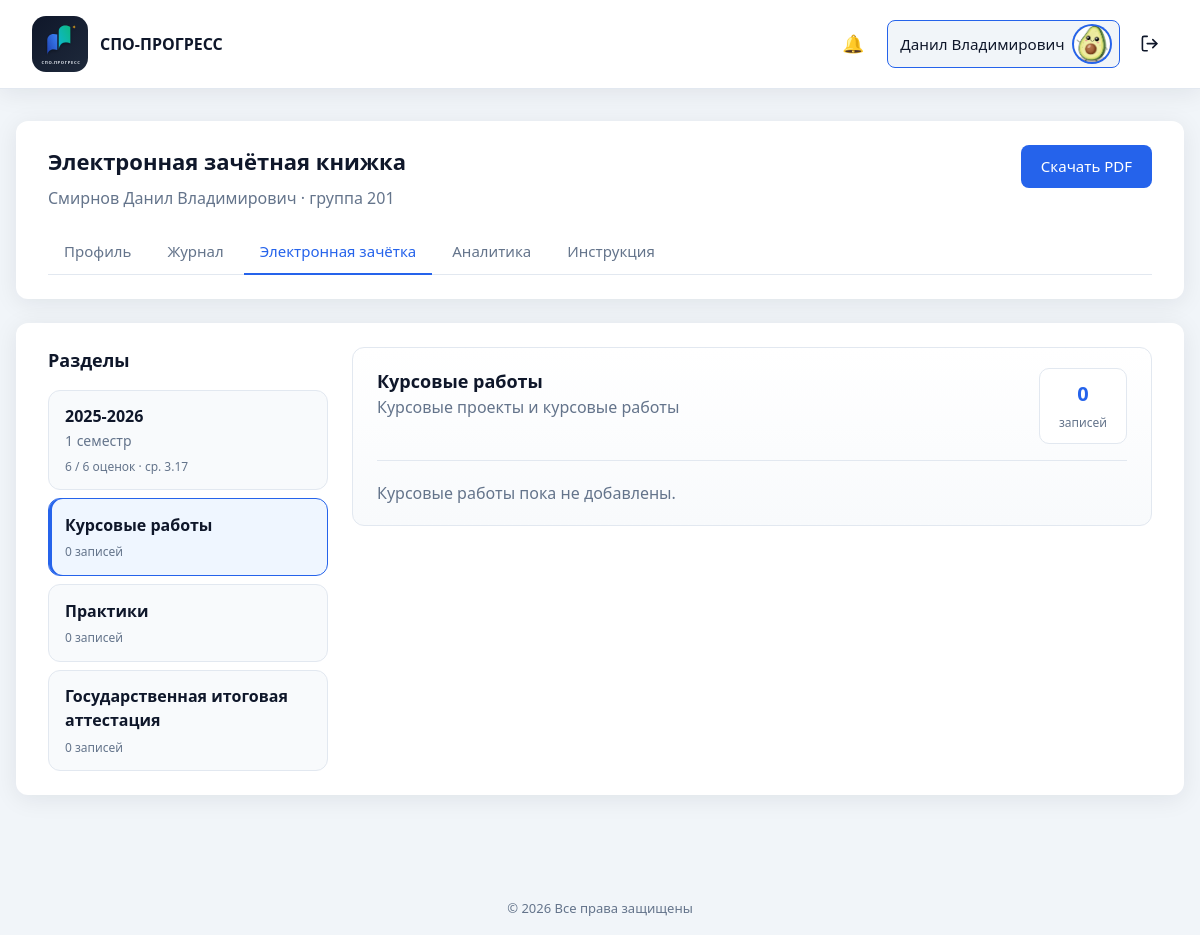
The page /student/record_book.php?period=courseworks (signed in) on the database its author committed.
### tables this page shows
CREATE TABLE `users` (
  `id` int UNSIGNED NOT NULL,
  `email` varchar(255) NOT NULL,
  `password_hash` varchar(255) NOT NULL,
  `password_plain` varchar(64) DEFAULT NULL,
  `full_name` varchar(255) NOT NULL,
  `phone` varchar(50) NOT NULL DEFAULT '',
  `position` varchar(255) NOT NULL DEFAULT '',
  `education` varchar(500) NOT NULL DEFAULT '',
  `additional_info` text,
  `avatar` varchar(255) NOT NULL DEFAULT 'icon:default',
  `role` enum('admin','teacher','student') NOT NULL DEFAULT 'teacher',
  `is_active` tinyint(1) NOT NULL DEFAULT '1',
  `created_at` datetime NOT NULL DEFAULT CURRENT_TIMESTAMP,
  `updated_at` datetime NOT NULL DEFAULT CURRENT_TIMESTAMP ON UPDATE CURRENT_TIMESTAMP
);

CREATE TABLE `students` (
  `id` int UNSIGNED NOT NULL,
  `group_id` int UNSIGNED NOT NULL,
  `user_id` int UNSIGNED DEFAULT NULL,
  `full_name` varchar(255) NOT NULL,
  `phone` varchar(50) NOT NULL DEFAULT '',
  `snils` varchar(14) NOT NULL DEFAULT '',
  `birth_date` date DEFAULT NULL,
  `gender` enum('male','female') DEFAULT NULL,
  `mother_name` varchar(255) NOT NULL DEFAULT '',
  `mother_phone` varchar(50) NOT NULL DEFAULT '',
  `mother_workplace` varchar(500) NOT NULL DEFAULT '',
  `father_name` varchar(255) NOT NULL DEFAULT '',
  `father_phone` varchar(50) NOT NULL DEFAULT '',
  `father_workplace` varchar(500) NOT NULL DEFAULT '',
  `address_registered` varchar(500) NOT NULL DEFAULT '',
  `address_region` varchar(255) NOT NULL DEFAULT '',
  `address_district` varchar(255) NOT NULL DEFAULT '',
  `address_locality` varchar(255) NOT NULL DEFAULT '',
  `address_street` varchar(255) NOT NULL DEFAULT '',
  `address_house` varchar(50) NOT NULL DEFAULT '',
  `address_actual` varchar(500) NOT NULL DEFAULT '',
  `district` varchar(255) NOT NULL DEFAULT '',
  `is_low_income` tinyint(1) NOT NULL DEFAULT '0',
  `family_type` enum('complete','no_father','no_mother') DEFAULT NULL,
  `siblings_under_18` tinyint UNSIGNED NOT NULL DEFAULT '0',
  `residence_type` enum('family','dormitory','apartment') DEFAULT NULL,
  `is_nonresident` tinyint(1) NOT NULL DEFAULT '0',
  `without_parental_care` tinyint(1) NOT NULL DEFAULT '0',
  `created_at` datetime NOT NULL DEFAULT CURRENT_TIMESTAMP,
  `updated_at` datetime NOT NULL DEFAULT CURRENT_TIMESTAMP ON UPDATE CURRENT_TIMESTAMP
);

CREATE TABLE `study_groups` (
  `id` int UNSIGNED NOT NULL,
  `number` varchar(50) NOT NULL,
  `specialty_id` int UNSIGNED NOT NULL,
  `curator_id` int UNSIGNED DEFAULT NULL,
  `created_at` datetime NOT NULL DEFAULT CURRENT_TIMESTAMP,
  `updated_at` datetime NOT NULL DEFAULT CURRENT_TIMESTAMP ON UPDATE CURRENT_TIMESTAMP
);

### includes/migrations.php (called while the page is built, shortened)
<?php
function ensure_user_roles_schema(PDO $pdo): void
{
    $done = true;
    $stmt = $pdo->query("SHOW TABLES LIKE 'user_roles'");
    if ($stmt->fetch()) {
        return;
    }
}
function ensure_organization_schema(PDO $pdo): void
{
    $done = true;
    $stmt = $pdo->query("SHOW TABLES LIKE 'organization'");
    if ($stmt->fetch()) {
        return;
    }
}
function run_migrations(PDO $pdo): void
{
    ensure_user_roles_schema($pdo);
    ensure_organization_schema($pdo);
    ensure_curriculum_schema($pdo);
    ensure_students_schema($pdo);
    ensure_gradebook_schema($pdo);
    ensure_attendance_schema($pdo);
    ensure_journal_schema($pdo);
    ensure_journal_brs_schema($pdo);
    ensure_ktp_schema($pdo);
}
function ensure_students_schema(PDO $pdo): void
{
    $done = true;
    $curatorCol = $pdo->query("SHOW COLUMNS FROM study_groups LIKE 'curator_id'")->fetch();
    $stmt = $pdo->query("SHOW TABLES LIKE 'students'");
    if ($stmt->fetch()) {
        return;
    }
}
function ensure_curriculum_schema(PDO $pdo): void
{
    $done = true;
    $stmt = $pdo->query("SHOW TABLES LIKE 'subjects'");
    if ($stmt->fetch()) {
        return;
    }
}
function ensure_gradebook_schema(PDO $pdo): void
{
    $done = true;
    $stmt = $pdo->query("SHOW TABLES LIKE 'app_settings'");
    $col = $pdo->query("SHOW COLUMNS FROM app_settings LIKE 'setting_value'")->fetch();
    $stmt = $pdo->query("SHOW TABLES LIKE 'grade_entries'");
    if ($stmt->fetch()) {
        return;
    }
}
function ensure_attendance_schema(PDO $pdo): void
{
    $done = true;
    $stmt = $pdo->query("SHOW TABLES LIKE 'attendance_reasons'");
    $stmt = $pdo->query("SHOW TABLES LIKE 'attendance_days'");
    if ($stmt->fetch()) {
        return;
    }
}
function ensure_journal_schema(PDO $pdo): void
{
    $done = true;
    $teacherCol = $pdo->query("SHOW COLUMNS FROM curriculum_items LIKE 'teacher_id'")->fetch();
    $stmt = $pdo->query("SHOW TABLES LIKE 'journal_lessons'");
    if ($stmt->fetch()) {
        return;
    }
}
function ensure_journal_brs_schema(PDO $pdo): void
{
    $done = true;
    $stmt = $pdo->query("SHOW TABLES LIKE 'journal_grades'");
    $markCol = $pdo->query("SHOW COLUMNS FROM journal_grades LIKE 'mark'")->fetch();
}
function ensure_ktp_schema(PDO $pdo): void
{
    $stmt = $pdo->query("SHOW TABLES LIKE 'ktp_topics'");
    $lessonTypeCol = $pdo->query("SHOW COLUMNS FROM ktp_topics LIKE 'lesson_type'")->fetch();
    if (!$lessonTypeCol) {
        $pdo->exec(
            "ALTER TABLE ktp_topics
             ADD lesson_type ENUM(
                'lecture', 'practice', 'independent',
                'diff_credit', 'credit', 'exam', 'control'
             ) NOT NULL DEFAULT 'lecture' AFTER title,
             ADD hours DECIMAL(4,1) NOT NULL DEFAULT 2.0 AFTER lesson_type"
        );
    } else {
        $typeDef = (string) ($lessonTypeCol['Type'] ?? '');
    }
    $stmt = $pdo->query("SHOW TABLES LIKE 'journal_lessons'");
    $topicCol = $pdo->query("SHOW COLUMNS FROM journal_lessons LIKE 'ktp_topic_id'")->fetch();
}

### includes/db.php (called while the page is built, shortened)
<?php
function db(): PDO
{
    static $pdo = null;
    if ($pdo === null) {
        $config = require __DIR__ . '/../config/database.php';
        $dsn = sprintf(
            'mysql:host=%s;dbname=%s;charset=%s',
            $config['host'],
            $config['dbname'],
            $config['charset']
        );
        $pdo = new PDO($dsn, $config['username'], $config['password'], [
            PDO::ATTR_ERRMODE            => PDO::ERRMODE_EXCEPTION,
            PDO::ATTR_DEFAULT_FETCH_MODE => PDO::FETCH_ASSOC,
            PDO::ATTR_EMULATE_PREPARES   => false,
        ]);
        require_once __DIR__ . '/migrations.php';
        run_migrations($pdo);
    }
    return $pdo;
}

### includes/student_accounts.php (called while the page is built, shortened)
<?php
require_once __DIR__ . '/db.php';
require_once __DIR__ . '/auth.php';
function get_student_by_user_id(int $userId): ?array
{
    $stmt = db()->prepare(
        'SELECT s.*, g.number AS group_number, sp.name AS specialty_name
         FROM students s
         INNER JOIN study_groups g ON g.id = s.group_id
         INNER JOIN specialties sp ON sp.id = g.specialty_id
         WHERE s.user_id = ?
         LIMIT 1'
    );
    $stmt->execute([$userId]);
    $row = $stmt->fetch();
    return $row ?: null;
}
function require_student(): void
{
    require_login();
}
function current_student(): ?array
{
    $user = current_user();
    return get_student_by_user_id((int) $user['id']);
}

### student/record_book.php (the view, shortened to what this page needs)
<?php
require_once __DIR__ . '/../includes/auth.php';
require_once __DIR__ . '/../includes/student_accounts.php';
require_student();
$student = current_student();
$studentId = (int) $student['id'];
$periods = get_student_record_book($studentId);
$courseworks = get_student_courseworks($studentId);
$practices = get_student_practices($studentId);
$giaEntries = get_student_gia($studentId);
$selectedKey = (string) ($_GET['period'] ?? '');
$isCourseworks = $selectedKey === 'courseworks';
$isPractices = $selectedKey === 'practices';
$isGia = $selectedKey === 'gia';
$isSpecialSection = $isCourseworks || $isPractices || $isGia;
$periodUrl = static function (string $key): string {
    return 'record_book.php?period=' . rawurlencode($key);
};
$showHeader = true;
$basePath = '../';
require __DIR__ . '/../includes/header.php';
?>
<div class="dashboard dashboard--wide">
    <section class="panel">
        <div class="panel__header">
            <div>
                <h1>Электронная зачётная книжка</h1>
                <p class="text-muted">
                    <?= e($student['full_name']) ?>
                    · группа <?= e($student['group_number']) ?>
                </p>
            </div>
            <a href="record_book_pdf.php" class="btn btn--primary" target="_blank" rel="noopener">Скачать PDF</a>
        </div>
        <?php require __DIR__ . '/../includes/student_nav.php'; ?>
    </section>
    <section class="panel">
        <div class="record-book">
            <aside class="record-book__periods">
                <h2 class="record-book__aside-title">Разделы</h2>
                <div class="record-book__period-list">
                    <?php foreach ($periods as $period): ?>
                    <?php
                    $key = $period['academic_year'] . '|' . $period['semester'];
                    $periodSummary = summarize_record_book_period($period['entries']);
                    $isActive = !$isSpecialSection && $key === $selectedKey;
                    ?>
                    <a
                        href="<?= e($periodUrl($key)) ?>"
                        class="record-book__period-card<?= $isActive ? ' record-book__period-card--active' : '' ?>"
                    >
                        <span class="record-book__period-year"><?= e($period['academic_year']) ?></span>
                        <span class="record-book__period-sem"><?= e(semester_label($period['semester'])) ?></span>
                        <span class="record-book__period-meta">
                            <?= (int) $periodSummary['graded'] ?> / <?= (int) $periodSummary['total'] ?> оценок
                            <?php if ($periodSummary['average'] !== null): ?>
                                · ср. <?= e((string) $periodSummary['average']) ?>
                            <?php endif; ?>
                        </span>
                    </a>
                    <?php endforeach; ?>
                    <a
                        href="<?= e($periodUrl('courseworks')) ?>"
                        class="record-book__period-card<?= $isCourseworks ? ' record-book__period-card--active' : '' ?>"
                    >
                        <span class="record-book__period-year">Курсовые работы</span>
                        <span class="record-book__period-meta"><?= count($courseworks) ?> записей</span>
                    </a>
                    <a
                        href="<?= e($periodUrl('practices')) ?>"
                        class="record-book__period-card<?= $isPractices ? ' record-book__period-card--active' : '' ?>"
                    >
                        <span class="record-book__period-year">Практики</span>
                        <span class="record-book__period-meta"><?= count($practices) ?> записей</span>
                    </a>
                    <a
                        href="<?= e($periodUrl('gia')) ?>"
                        class="record-book__period-card<?= $isGia ? ' record-book__period-card--active' : '' ?>"
                    >
                        <span class="record-book__period-year">Государственная итоговая аттестация</span>
                        <span class="record-book__period-meta"><?= count($giaEntries) ?> записей</span>
                    </a>
                </div>
            </aside>
            <div class="record-book__sheet">
                <?php if ($isCourseworks): ?>
                    <?php
                    require __DIR__ . '/../includes/record_book_courseworks.php';
                    ?>
                <?php endif; ?>
            </div>
        </div>
    </section>
</div>
<?php require __DIR__ . '/../includes/footer.php'; ?>

### includes/header.php (shortened to what this page needs)
<!DOCTYPE html>
<html lang="ru">
<head>
    <?php $basePath = $basePath ?? ''; ?>
    <link rel="stylesheet" href="<?= e($basePath) ?>assets/css/style.css">
</head>
<body>
    <div class="page">
        <?php if (!empty($showHeader)): ?>
        <header class="header">
            <div class="header__brand">
                <span class="header__logo">
                    <img
                        class="header__logo-img"
                        src="<?= e($basePath) ?>assets/img/logo-icon.svg"
                        alt="СПО-ПРОГРЕСС"
                        width="56"
                        height="56"
                    >
                </span>
                <span class="header__title">СПО-ПРОГРЕСС</span>
            </div>
            <?php if (is_logged_in()): ?>
            <?php
            $headerUser = current_user();
            $headerName = user_first_middle_name((string) ($headerUser['full_name'] ?? ''));
            $headerAvatar = (string) ($headerUser['avatar'] ?? 'icon:person');
            $appBase = app_base_path();
            $activePanel = current_header_panel();
            require_once __DIR__ . '/notifications.php';
            ?>
            <nav class="header__nav">
                <a
                    href="<?= e($appBase) ?>notifications.php"
                    class="header__notify-btn<?= basename((string) ($_SERVER['SCRIPT_NAME'] ?? '')) === 'notifications.php' ? ' is-active' : '' ?>"
                    title="Уведомления"
                >
                    <span class="header__notify-icon" aria-hidden="true">🔔</span>
                </a>
                <div class="header__account">
                    <a
                        href="<?= e($appBase) ?><?= is_student_user() ? 'student/cabinet.php' : 'cabinet.php' ?>"
                        class="header__cabinet-tab<?= ($activePanel === 'cabinet' || $activePanel === 'student') ? ' header__cabinet-tab--active' : '' ?>"
                        title="Личный кабинет"
                    >
                        <span class="header__user-name"><?= e($headerName) ?></span>
                        <?= render_user_avatar($headerAvatar, 'user-avatar--header', $basePath) ?>
                    </a>
                </div>
                <a
                    href="<?= e($basePath) ?>logout.php"
                    class="header__logout-btn"
                    title="Выйти"
                    aria-label="Выйти"
                >
                </a>
            </nav>
            <?php endif; ?>
        </header>
        <?php endif; ?>
        <main class="main">

### rows shown on the page
users: full_name "Данил Владимирович"
students: full_name "Смирнов Данил Владимирович", group.number "201"

### other values the page prints
$period['academic_year'] "2025-2026"
semester_label($period['semester']) "1 семестр"
$periodSummary['graded'] "6"
$periodSummary['total'] "6"
$periodSummary['average'] "3.17"
count($courseworks) "0"
count($practices) "0"
count($giaEntries) "0"
